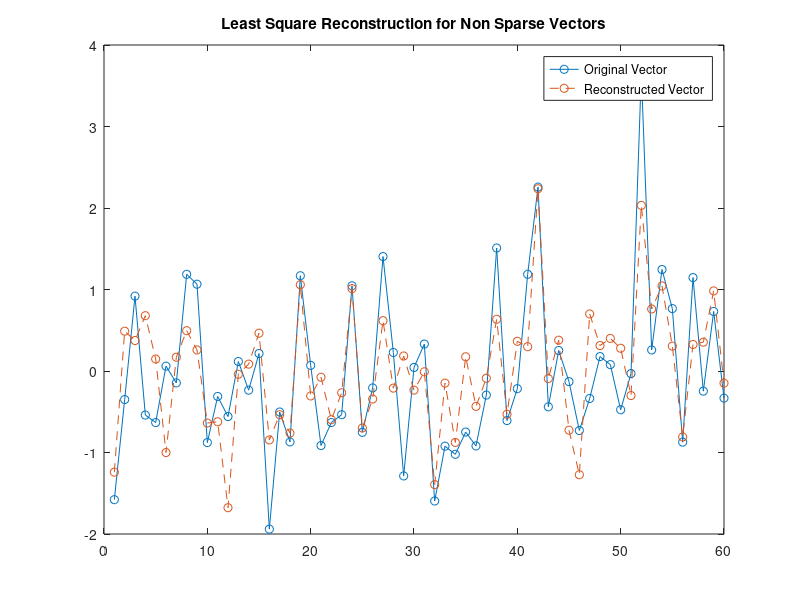
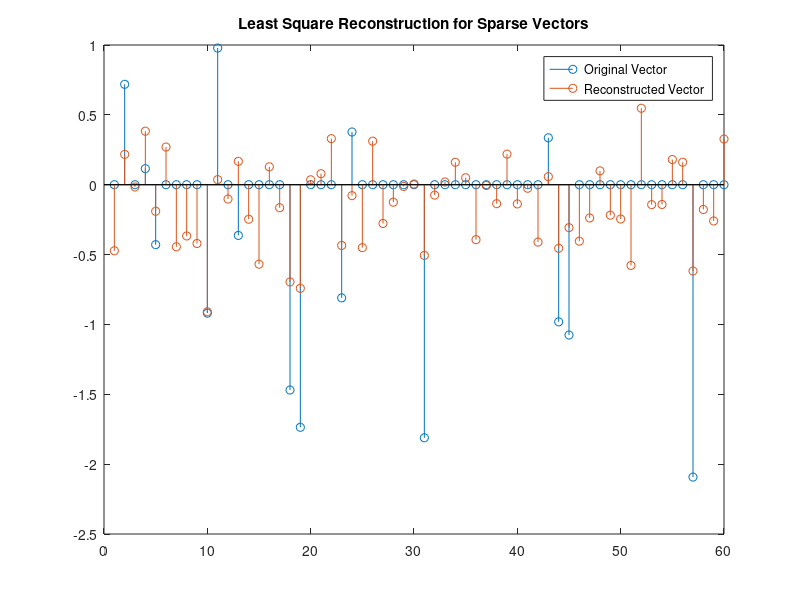

These charts were generated, in order, by the following MATLAB code:
% Least Squares Reconstruction for Non Sparse Vectors
x1 = randn(60,1);
A = randn(30,60);
y1 = A*x1;
x1_cap = pinv(A'*A)*A'*y1;
e = sqrt((x1 - x1_cap)'*(x1 - x1_cap)/length(x1));
disp(e);
figure, plot(x1, 'o-');
hold on
plot(x1_cap, 'o--');
title('Least Square Reconstruction for Non Sparse Vectors');
legend('Original Vector', 'Reconstructed Vector');
hold off

% Least Square reconstruction for Sparse Vectors
N = 60;
k = 15;
x2 = zeros(N,1);
x2(randperm(N,k)) = randn(k,1);
y2 = A*x2;
x2_cap = pinv(A'*A)*A'*y2;
e = sqrt((x2 - x2_cap)'*(x2 - x2_cap)/length(x2));
disp(e);
figure, stem(x2);
hold on
stem(x2_cap);
title('Least Square Reconstruction for Sparse Vectors');
legend('Original Vector', 'Reconstructed Vector');
hold off
